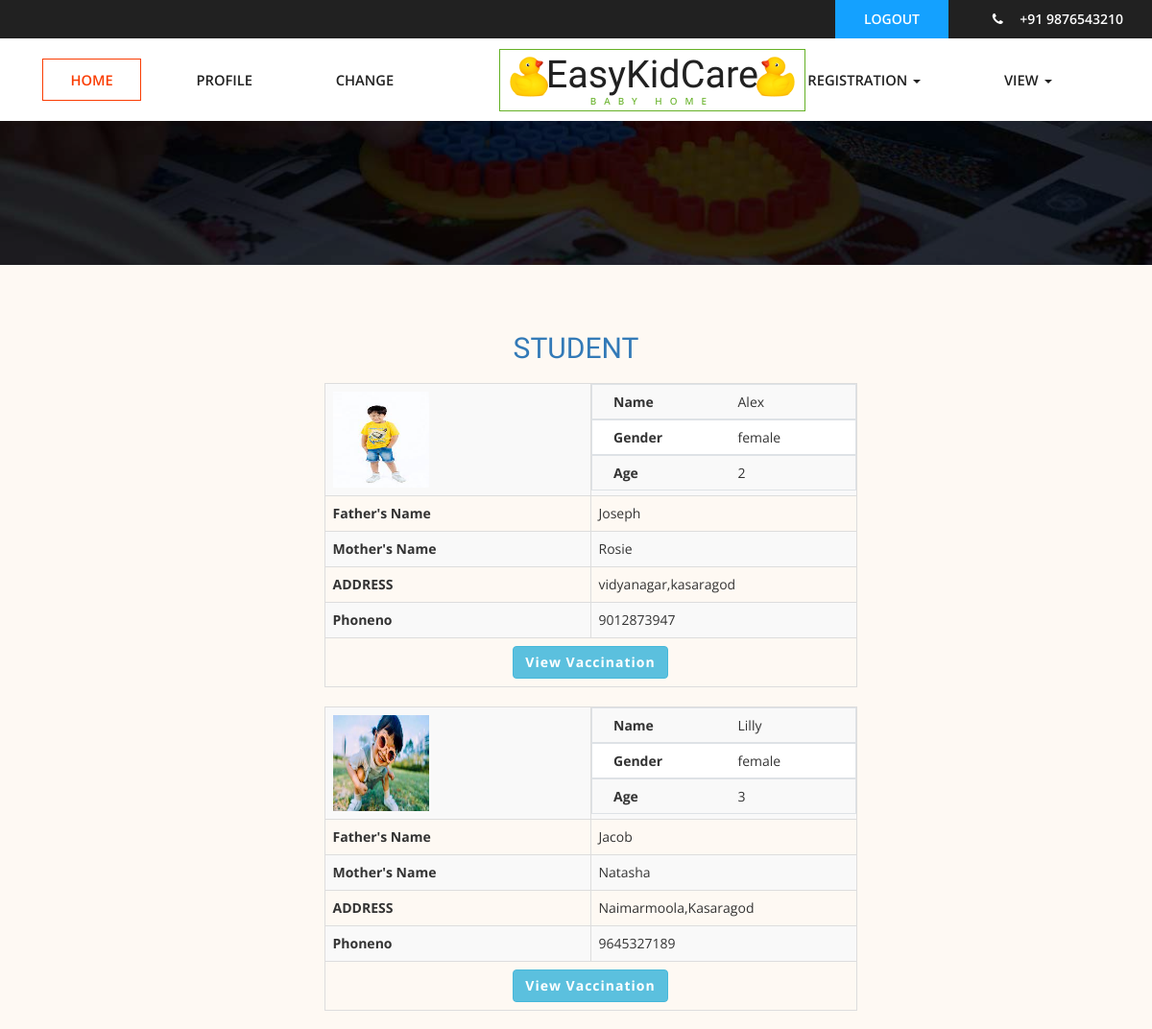
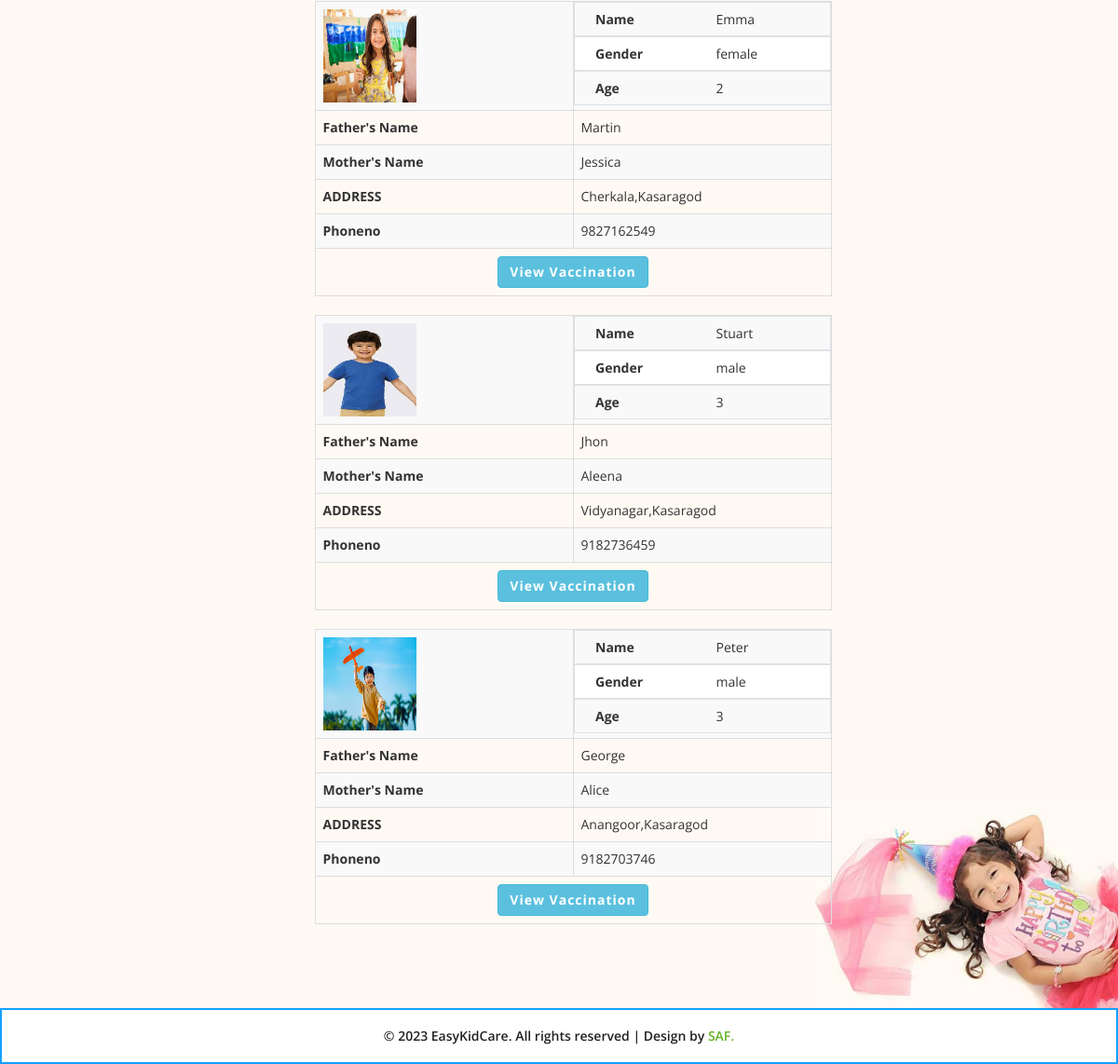
Screenshot of /ViewStudents/ with the database file from the repository (2 pictures, top to bottom).
### Parent/models.py (models this page shows)
class Student_tb(models.Model):
    Name=models.CharField(max_length=20)
    Gender=models.CharField(max_length=20,default="abc")
    Age=models.CharField(max_length=20)
    Image=models.FileField(max_length=20)
    FatherName=models.CharField(max_length=20)
    MotherName=models.CharField(max_length=20)
    Parentid=models.ForeignKey(Parent_tb,on_delete=models.CASCADE,null=True)
    Phoneno=models.CharField(max_length=20)
    Address=models.CharField(max_length=20)
    status=models.CharField(max_length=20,default="pending")

### Teacher/views.py (the view)
# urls.py: path('ViewStudents/',Teacherview.ViewStudents,name='ViewStudents'),
def ViewStudents(request):
    st=Student_tb.objects.all()
    return render(request,'ViewStudents.html',{'Student':st})

### templates/ViewStudents.html (shortened to what this page needs)
{% extends 'teacherbase.html'%}
{% block content %}
		<h2 class="text-center text-primary ">STUDENT</h2>
        <br>
        <div class="container">
        <div class="row">
            {% for v in Student %}
            <div class="col-md-offset-3 col-md-6">
              <table class="table table-bordered table-striped table-hover m-3">
                  <tr style="width:50%">
                    <td style="width:50%">
                        <img src="{{v.Image.url}}" height="100px" width="100px">
                    </td>
                    <td style="padding: 0rem">
                        <div class="row"  style="padding: 0.75rem;margin-right: 0px;margin-left: 0px;border: 1px solid #dee2e6">
                            <div class="col-md-6" style="font-weight: bold;">Name</div>
                            <div class="col-md-6">{{ v.Name }}</div>
                        </div>
                        <div class="row" style="padding: 0.75rem;background-color: #ffffff;;margin-right: 0px;margin-left: 0px;border: 1px solid #dee2e6">
                            <div class="col-md-6" style="font-weight: bold;">Gender</div>
                            <div class="col-md-6">{{ v.Gender }}</div>
                        </div>
                        <div class="row" style="padding: 0.75rem;;margin-right: 0px;margin-left: 0px;border: 1px solid #dee2e6">
                            <div class="col-md-6" style="font-weight: bold;" >Age</div>
                            <div class="col-md-6">{{v.Age}}</div>
                        </div>
                    </td>
                  </tr>
            <tr>
                <th>Father's Name</th>
                <td> {{ v.FatherName }} </td>
                </tr>
                    <tr>
                        <th>Mother's Name</th>
                        <td> {{ v.MotherName }} </td>
                        </tr>
            <tr>
                <th>ADDRESS</th>
                <td> {{ v.Address }} </td>
                </tr>
            <tr>
        <th>Phoneno</th>
        <td> {{ v.Phoneno }}</td>
        </tr>
		<tr>
            <td colspan="2" class="text-center">
            <a href="{% url 'ViewsVaccination' v.id %}" class="btn btn-info">View Vaccination</a></td>
        </tr>
</table>
</div>
{% endfor %}
</div>
</div>
{% endblock %}

### static/kidscare/css/style.css (style rules this page uses)
body { margin:0; padding:0; background:#fff; font-family: 'Open Sans', sans-serif; }
h1,h2,h3,h4,h5,h6 { margin:0; font-family: 'Handlee', cursive; }
input[type="submit"],a,.agileinfo_social_icons li { transition:.5s ease-in; -webkit-transition:.5s ease-in; -moz-transition:.5s ease-in; -o-transition:.5s ease-in; -ms-transition:.5s ease-in; }
.btn { display: inline-block; margin: 0; letter-spacing: 1px; outline: none; position: relative; -webkit-transition: all 0.3s; -moz-transition: all 0.3s; transition: all 0.3s; font-weight:700; }
.btn:after { content: ''; position: absolute; z-index: -1; -webkit-transition: all 0.3s; -moz-transition: all 0.3s; transition: all 0.3s; }

### rows the page displays
Student_tb: Image (picture), Name "Alex", Gender "female", Age "2", FatherName "Joseph", MotherName "Rosie", Address "vidyanagar,kasaragod", Phoneno "9012873947"
Student_tb: Image (picture), Name "Lilly", Gender "female", Age "3", FatherName "Jacob", MotherName "Natasha", Address "Naimarmoola,Kasaragod", Phoneno "9645327189"
Student_tb: Image (picture), Name "Emma", Gender "female", Age "2", FatherName "Martin", MotherName "Jessica", Address "Cherkala,Kasaragod", Phoneno "9827162549"
Student_tb: Image (picture), Name "Stuart", Gender "male", Age "3", FatherName "Jhon", MotherName "Aleena", Address "Vidyanagar,Kasaragod", Phoneno "9182736459"
Student_tb: Image (picture), Name "Peter", Gender "male", Age "3", FatherName "George", MotherName "Alice", Address "Anangoor,Kasaragod", Phoneno "9182703746"
